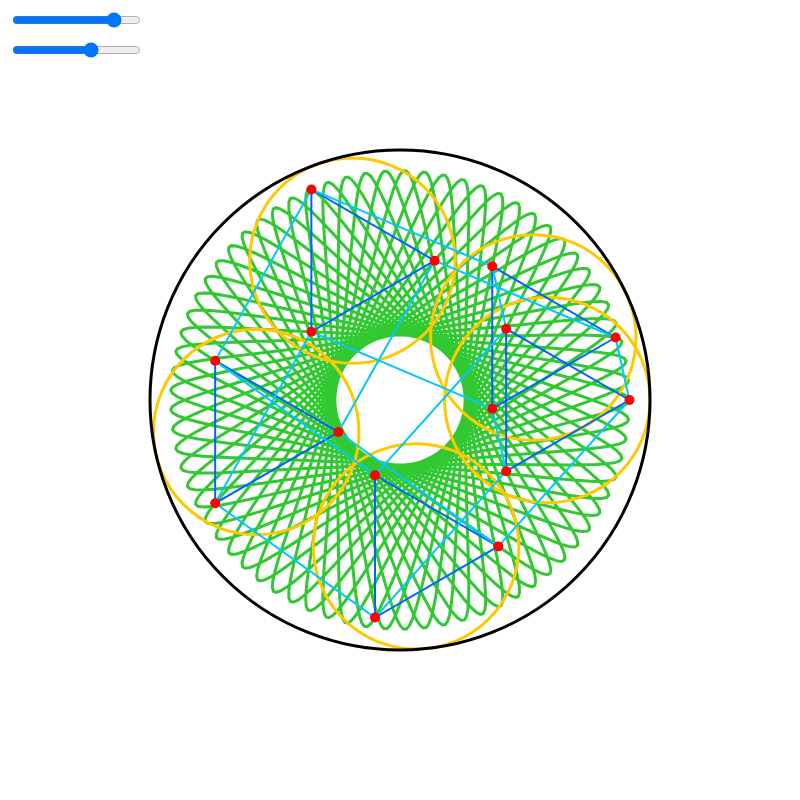
Frame 1 (no input)
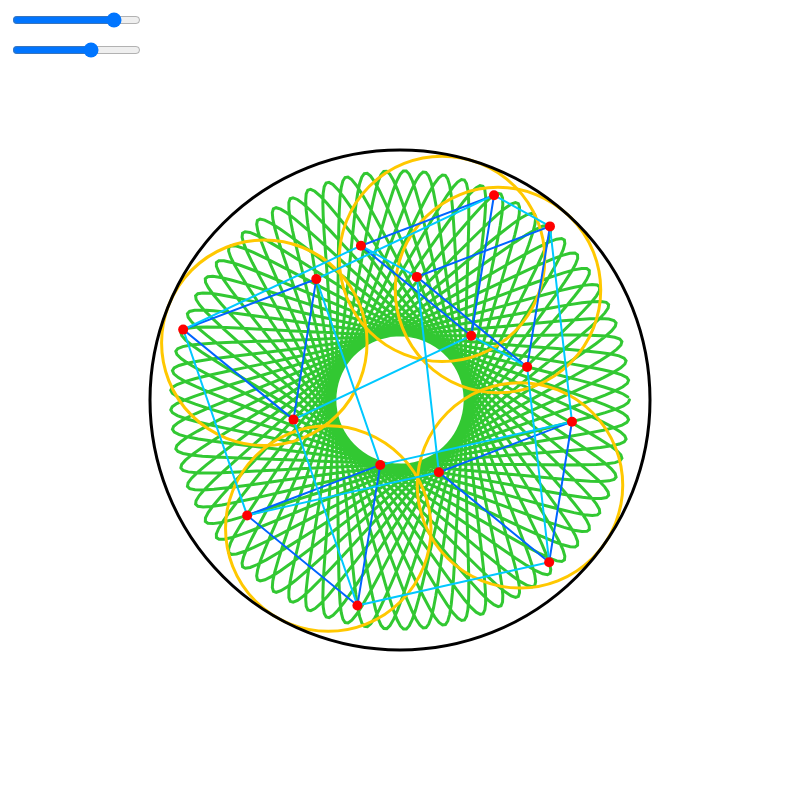
Frame 60 (no input)
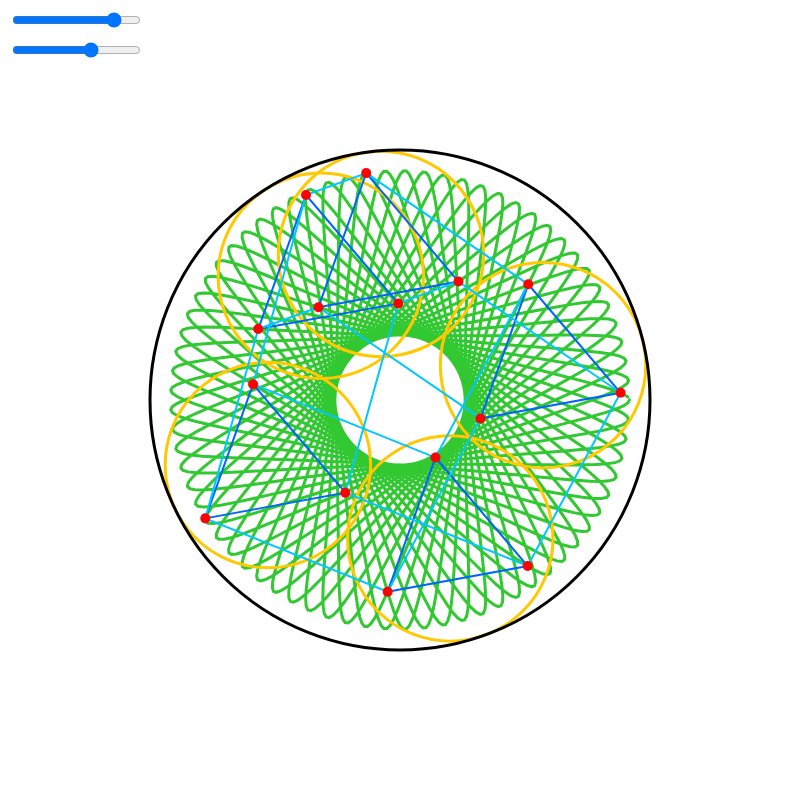
Frame 120 (the mouse pressed at the canvas centre since frame 60)

The p5.js sketch that drew these frames (run headless with seeded random() and noise() and a simulated clock; from frame 60 on, the mouse is pressed at the canvas centre):

// p5.js sketch
// ── sketch.js
const G = {
    r: 250,
    n: 7.3,
    g: 3,
    a: 0,
    da: 0.1,
    colours: [],
    get ng() {
        let ng = this.n - this.g;
        return ng < 0 ? -ng : ng;
    },
    get rr() {
        return (this.g / this.n) * this.r;
    },
    get rrr() {
        return 0.8 * this.rr;
    },
}

let primaryPts = [];
let secondaryPts = [];

let sliderN;
let sliderG;


function setup() {
    createCanvas(800, 800);

    G.colours = [
        color(50, 200, 50),
        color(40, 175, 200),
        color(185, 40, 200),
        color(160, 200, 40),
        color(200, 80, 40),
    ];

    sliderN = createSlider(-12, 12, 7.5);
    sliderN.position(10, 10);
    sliderG = createSlider(-12, 12, 3);
    sliderG.position(10, 40);
}

function draw() {
    background(255);
    translate(width / 2, height / 2);

    // G.n = sliderN.value();
    // G.g = sliderG.value();

    console.log(G.n, G.g);

    calcPoints();

    drawGraph();
    drawCircles();
    boundingCircle();
    drawPrimaryPolygons();
    drawSecondaryPolygons();
    drawPoints();

    G.a += G.da / 7;

    // noLoop();
}

function calcPoints() {
    primaryPts = [];
    secondaryPts = [];

    for (let i = 0; i < G.ng; i++) {

        let v1 = createVector(G.r - G.rr, 0);
        v1.rotate(i * TAU / (G.ng));
        let v2 = createVector(G.rrr, 0);


        v1.rotate(-G.a);
        stroke(220, 180, 0);
        strokeWeight(2);
        primaryPts.push({
            x: v1.x,
            y: v1.y,
        });

        stroke(255, 0, 0);
        strokeWeight(10);

        v2.rotate((G.r / G.rr - 1) * G.a);
        for (let j = 0; j < G.g; j++) {
            v3 = v1.copy().add(v2);
            secondaryPts.push({
                x: v3.x,
                y: v3.y,
            });
            v2.rotate(TAU / G.g);
        }
    }
}

function boundingCircle() {
    noFill();
    stroke(0, 0, 0);
    strokeWeight(3);
    circle(0, 0, 2 * G.r);
}

function drawGraph() {
    const period = swm(G.n) * TAU * G.g;
    let count = gcd(G.n, G.g);

    noFill();
    strokeWeight(3);
    for (let i = 0; i < count; i++) {

        stroke(G.colours[i % G.colours.length]);
        beginShape();
        let v1 = createVector(G.r - G.rr, 0);
        let v2 = createVector(G.rrr, 0);
        v1.rotate(i * TAU / G.ng);
        for (let a = 0; a < period; a += G.da) {
            v1.rotate(-G.da);
            v2.rotate((G.r / G.rr - 1) * G.da);
            let v3 = v1.copy().add(v2);
            vertex(v3.x, v3.y);
        }
        endShape();
    }
}

function drawCircles() {
    stroke(255, 200, 0);
    strokeWeight(3);
    for (p of primaryPts) {
        circle(p.x, p.y, 2 * G.rr);
    }
}

function drawPoints() {
    stroke(255, 0, 0);
    strokeWeight(10);
    for (p of secondaryPts) {
        point(p.x, p.y);
    }
}

function drawPrimaryPolygons() {
    if (primaryPts.length == 0) {
        return;
    }

    stroke(0, 100, 255);
    strokeWeight(2);
    for (let i = 0; i < G.ng; i++) {
        beginShape();
        for (let j = 0; j < G.g + 1; j++) {
            const p = secondaryPts[i * G.g + j % G.g];
            vertex(p.x, p.y);
        }
        endShape();
    }
}

function drawSecondaryPolygons() {
    if (secondaryPts.length == 0) {
        return;
    }

    stroke(0, 200, 255);
    strokeWeight(2);
    for (let i = 0; i < G.g; i++) {
        beginShape();
        for (let j = 0; j < G.ng + 1; j++) {
            const p = secondaryPts[(j * G.g + i) % secondaryPts.length];
            vertex(p.x, p.y);
        }
        endShape();
    }
}

function gcd(a, b) {
    function _gcd(a, b) {
        return !b ? a : _gcd(b, a % b);
    }

    const A = new Fraction(a);
    const B = new Fraction(b);
    return _gcd(A.numerator * B.denominator, B.numerator * A.denominator);
}

// Smallest whole number multiple.
// Returns the smallest whole number that when
// multiplied with n still produces a whole number.
function swm(n) {
    let c = 1;
    while (c * n % 1 != 0) {
        c *= 10;
    }
    return c / gcd(n * c, c);
}


// ── fraction.js
'use strict';
/*
fraction.js
A Javascript fraction library.

Copyright (c) 2009  Erik Garrison <erik@hypervolu.me>

Permission is hereby granted, free of charge, to any person obtaining a copy
of this software and associated documentation files (the "Software"), to deal
in the Software without restriction, including without limitation the rights
to use, copy, modify, merge, publish, distribute, sublicense, and/or sell
copies of the Software, and to permit persons to whom the Software is
furnished to do so, subject to the following conditions:

The above copyright notice and this permission notice shall be included in
all copies or substantial portions of the Software.

THE SOFTWARE IS PROVIDED "AS IS", WITHOUT WARRANTY OF ANY KIND, EXPRESS OR
IMPLIED, INCLUDING BUT NOT LIMITED TO THE WARRANTIES OF MERCHANTABILITY,
FITNESS FOR A PARTICULAR PURPOSE AND NONINFRINGEMENT. IN NO EVENT SHALL THE
AUTHORS OR COPYRIGHT HOLDERS BE LIABLE FOR ANY CLAIM, DAMAGES OR OTHER
LIABILITY, WHETHER IN AN ACTION OF CONTRACT, TORT OR OTHERWISE, ARISING FROM,
OUT OF OR IN CONNECTION WITH THE SOFTWARE OR THE USE OR OTHER DEALINGS IN
THE SOFTWARE.

*/


/* Fractions */
/* 
 *
 * Fraction objects are comprised of a numerator and a denomenator.  These
 * values can be accessed at fraction.numerator and fraction.denomenator.
 *
 * Fractions are always returned and stored in lowest-form normalized format.
 * This is accomplished via Fraction.normalize.
 *
 * The following mathematical operations on fractions are supported:
 *
 * Fraction.equals
 * Fraction.add
 * Fraction.subtract
 * Fraction.multiply
 * Fraction.divide
 *
 * These operations accept both numbers and fraction objects.  (Best results
 * are guaranteed when the input is a fraction object.)  They all return a new
 * Fraction object.
 *
 * Usage:
 *
 * TODO
 *
 */

/*
 * The Fraction constructor takes one of:
 *   an explicit numerator (integer) and denominator (integer),
 *   a string representation of the fraction (string),
 *   or a floating-point number (float)
 *
 * These initialization methods are provided for convenience.  Because of
 * rounding issues the best results will be given when the fraction is
 * constructed from an explicit integer numerator and denomenator, and not a
 * decimal number.
 *
 *
 * e.g. new Fraction(1, 2) --> 1/2
 *      new Fraction('1/2') --> 1/2
 *      new Fraction('2 3/4') --> 11/4  (prints as 2 3/4)
 *
 */
var Fraction = function (numerator, denominator) {
    /* double argument invocation */
    if (typeof numerator !== 'undefined' && denominator) {
        if (
            (typeof (numerator) === 'number' || numerator instanceof Number)
            &&
            (typeof (denominator) === 'number' || denominator instanceof Number)
        ) {
            this.numerator = numerator;
            this.denominator = denominator;
        } else if (
            (typeof (numerator) === 'string' || numerator instanceof String)
            &&
            (typeof (denominator) === 'string' || denominator instanceof String)
        ) {
            // what are they?
            // hmm....
            // assume they are floats?
            this.numerator = parseFloat(numerator.replace(",", "."));
            this.denominator = parseFloat(denominator.replace(",", "."));
        }
        // TODO: should we handle cases when one argument is String and another is Number?
        /* single-argument invocation */
    } else if (typeof denominator === 'undefined') {
        var num = numerator; // swap variable names for legibility
        if (num instanceof Fraction) {
            this.numerator = num.numerator;
            this.denominator = num.denominator;
        } else if (typeof (num) === 'number' || num instanceof Number) {  // just a straight number init
            this.numerator = num;
            this.denominator = 1;
        } else if (typeof (num) === 'string' || num instanceof String) {
            var a, b;  // hold the first and second part of the fraction, e.g. a = '1' and b = '2/3' in 1 2/3
            // or a = '2/3' and b = undefined if we are just passed a single-part number
            var arr = num.split(' ');
            if (arr[0]) a = arr[0];
            if (arr[1]) b = arr[1];
            /* compound fraction e.g. 'A B/C' */
            //  if a is an integer ...
            if (a % 1 === 0 && b && b.match('/')) {
                return (new Fraction(a)).add(new Fraction(b));
            } else if (a && !b) {
                /* simple fraction e.g. 'A/B' */
                if ((typeof (a) === 'string' || a instanceof String) && a.match('/')) {
                    // it's not a whole number... it's actually a fraction without a whole part written
                    var f = a.split('/');
                    this.numerator = f[0]; this.denominator = f[1];
                    /* string floating point */
                } else if ((typeof (a) === 'string' || a instanceof String) && a.match('\.')) {
                    return new Fraction(parseFloat(a.replace(",", ".")));
                    /* whole number e.g. 'A' */
                } else { // just passed a whole number as a string
                    this.numerator = parseInt(a);
                    this.denominator = 1;
                }
            } else {
                return undefined; // could not parse
            }
        }
    }
    this.normalize();
}


Fraction.prototype.clone = function () {
    return new Fraction(this.numerator, this.denominator);
}

/* pretty-printer, converts fractions into whole numbers and fractions */
Fraction.prototype.toString = function () {
    if (isNaN(this.denominator))
        //	if (this.denominator !== this.denominator) //They say it would be faster. (?)
        return 'NaN';
    var result = '';
    if ((this.numerator < 0) != (this.denominator < 0))
        result = '-';
    var numerator = Math.abs(this.numerator);
    var denominator = Math.abs(this.denominator);

    var wholepart = Math.floor(numerator / denominator);
    numerator = numerator % denominator;
    if (wholepart != 0)
        result += wholepart;
    if (numerator != 0) {
        if (wholepart != 0)
            result += ' ';
        result += numerator + '/' + denominator;
    }
    return result.length > 0 ? result : '0';
}

/* pretty-printer to support TeX notation (using with MathJax, KaTeX, etc) */
Fraction.prototype.toTeX = function (mixed) {
    if (isNaN(this.denominator))
        return 'NaN';
    var result = '';
    if ((this.numerator < 0) != (this.denominator < 0))
        result = '-';
    var numerator = Math.abs(this.numerator);
    var denominator = Math.abs(this.denominator);

    if (!mixed) {
        //We want a simple fraction, without wholepart extracted
        if (denominator === 1)
            return result + numerator;
        else
            return result + '\\frac{' + numerator + '}{' + denominator + '}';
    }
    var wholepart = Math.floor(numerator / denominator);
    numerator = numerator % denominator;
    if (wholepart != 0)
        result += wholepart;
    if (numerator != 0)
        result += '\\frac{' + numerator + '}{' + denominator + '}';
    return result.length > 0 ? result : '0';
}

/* destructively rescale the fraction by some integral factor */
Fraction.prototype.rescale = function (factor) {
    this.numerator *= factor;
    this.denominator *= factor;
    return this;
}

Fraction.prototype.add = function (b) {
    var a = this.clone();
    if (b instanceof Fraction) {
        b = b.clone();
    } else {
        b = new Fraction(b);
    }
    var td = a.denominator;
    a.rescale(b.denominator);
    a.numerator += b.numerator * td;

    return a.normalize();
}


Fraction.prototype.subtract = function (b) {
    var a = this.clone();
    if (b instanceof Fraction) {
        b = b.clone();  // we scale our argument destructively, so clone
    } else {
        b = new Fraction(b);
    }
    var td = a.denominator;
    a.rescale(b.denominator);
    a.numerator -= b.numerator * td;

    return a.normalize();
}


Fraction.prototype.multiply = function (b) {
    var a = this.clone();
    if (b instanceof Fraction) {
        a.numerator *= b.numerator;
        a.denominator *= b.denominator;
    } else if (typeof b === 'number') {
        a.numerator *= b;
    } else {
        return a.multiply(new Fraction(b));
    }
    return a.normalize();
}

Fraction.prototype.divide = function (b) {
    var a = this.clone();
    if (b instanceof Fraction) {
        a.numerator *= b.denominator;
        a.denominator *= b.numerator;
    } else if (typeof b === 'number') {
        a.denominator *= b;
    } else {
        return a.divide(new Fraction(b));
    }
    return a.normalize();
}

Fraction.prototype.equals = function (b) {
    if (!(b instanceof Fraction)) {
        b = new Fraction(b);
    }
    // fractions that are equal should have equal normalized forms
    var a = this.clone().normalize();
    var b = b.clone().normalize();
    return (a.numerator === b.numerator && a.denominator === b.denominator);
}


/* Utility functions */

/* Destructively normalize the fraction to its smallest representation. 
 * e.g. 4/16 -> 1/4, 14/28 -> 1/2, etc.
 * This is called after all math ops.
 */
Fraction.prototype.normalize = (function () {

    var isFloat = function (n) {
        return (typeof (n) === 'number' &&
            ((n > 0 && n % 1 > 0 && n % 1 < 1) ||
                (n < 0 && n % -1 < 0 && n % -1 > -1))
        );
    }

    var roundToPlaces = function (n, places) {
        if (!places) {
            return Math.round(n);
        } else {
            var scalar = Math.pow(10, places);
            return Math.round(n * scalar) / scalar;
        }
    }
    // added for the case where decimal is ending with .999999 ex 8.999999999
    var makeString = function (n) {
        let ans = n.toString();
        // no decimal point is present, then we add a decimal point
        if (ans.indexOf(".") === -1) {
            return ans + ".0";
        }
        // else return as it is
        return ans;
    }



    return (function () {

        // XXX hackish.  Is there a better way to address this issue?
        //
        /* first check if we have decimals, and if we do eliminate them
         * multiply by the 10 ^ number of decimal places in the number
         * round the number to nine decimal places
         * to avoid js floating point funnies
         */
        if (isFloat(this.denominator)) {
            var rounded = roundToPlaces(this.denominator, 9);
            var scaleup = Math.pow(10, makeString(rounded).split('.')[1].length);
            this.denominator = Math.round(this.denominator * scaleup); // this !!! should be a whole number
            //this.numerator *= scaleup;
            this.numerator *= scaleup;
        }
        if (isFloat(this.numerator)) {
            var rounded = roundToPlaces(this.numerator, 9);
            var scaleup = Math.pow(10, makeString(rounded).split('.')[1].length);
            this.numerator = Math.round(this.numerator * scaleup); // this !!! should be a whole number
            //this.numerator *= scaleup;
            this.denominator *= scaleup;
        }
        var gcf = Fraction.gcf(this.numerator, this.denominator);
        this.numerator /= gcf;
        this.denominator /= gcf;
        if (this.denominator < 0) {
            this.numerator *= -1;
            this.denominator *= -1;
        }
        return this;
    });

})();


/* Takes two numbers and returns their greatest common factor. */
//Adapted from Ratio.js
Fraction.gcf = function (a, b) {
    if (arguments.length < 2) {
        return a;
    }
    var c;
    a = Math.abs(a);
    b = Math.abs(b);
    /*  //It seems to be no need in these checks
        // Same as isNaN() but faster
        if (a !== a || b !== b) {
            return NaN;
        }
        //Same as !isFinite() but faster
        if (a === Infinity || a === -Infinity || b === Infinity || b === -Infinity) {
            return Infinity;
         }
         // Checks if a or b are decimals
         if ((a % 1 !== 0) || (b % 1 !== 0)) {
             throw new Error("Can only operate on integers");
         }
    */

    while (b) {
        c = a % b;
        a = b;
        b = c;
    }
    return a;
};

//Not needed now
// Adapted from: 
// http://www.btinternet.com/~se16/js/factor.htm
Fraction.primeFactors = function (n) {

    var num = Math.abs(n);
    var factors = [];
    var _factor = 2;  // first potential prime factor

    while (_factor * _factor <= num)  // should we keep looking for factors?
    {
        if (num % _factor === 0)  // this is a factor
        {
            factors.push(_factor);  // so keep it
            num = num / _factor;  // and divide our search point by it
        }
        else {
            _factor++;  // and increment
        }
    }

    if (num != 1)                    // If there is anything left at the end...
    {                                // ...this must be the last prime factor
        factors.push(num);           //    so it too should be recorded
    }

    return factors;                  // Return the prime factors
}


Fraction.prototype.snap = function (max, threshold) {
    if (!threshold) threshold = .0001;
    if (!max) max = 100;

    var negative = (this.numerator < 0);
    var decimal = this.numerator / this.denominator;
    var fraction = Math.abs(decimal % 1);
    var remainder = negative ? Math.ceil(decimal) : Math.floor(decimal);

    for (var denominator = 1; denominator <= max; ++denominator) {
        for (var numerator = 0; numerator <= max; ++numerator) {
            var approximation = Math.abs(numerator / denominator);
            if (Math.abs(approximation - fraction) < threshold) {
                return new Fraction(remainder * denominator + numerator * (negative ? -1 : 1), denominator);
            }
        }
    }

    return new Fraction(this.numerator, this.denominator);
};

/* If not in browser */
if (typeof module !== "undefined")
    module.exports.Fraction = Fraction
// ── input.js
class SliderInput {
    static yoffset = 10;
    constructor(name, min, max, value, step) {
        this.name = name;
        this._value = value;
        this.y = SliderInput.yoffset;

        this.slider = createSlider(min, max, value, step);
        this.input = createInput(String(value), 'number');
        createDiv(name).
            position(10, this.y).
            style('text-align', 'right').
            style('width', '40px');
        this.slider.position(60, this.y);
        this.slider.size(150);
        this.input.position(220, this.y);
        this.input.size(60);

        SliderInput.yoffset += 30;
    }

    set value(value) {
        this._value = value;
        this.slider.value(value);
        this.input.value(value);
    }

    set onchange(callback) {
        let cb = (item) => {
            this._value = item.value();
            this.slider.value(this._value);
            this.input.value(this._value);
            callback(this._value);
        }
        this.slider.input(cb.bind(null, this.slider));
        this.input.elt.onblur = cb.bind(null, this.input);
        this.input.elt.onchange = cb.bind(null, this.input);
    }
}
